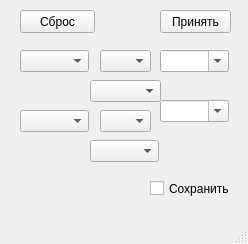
<?xml version="1.0" encoding="UTF-8"?>
<ui version="4.0">
 <class>ExtendedSearch</class>
 <widget class="QMainWindow" name="ExtendedSearch">
  <property name="geometry">
   <rect>
    <x>0</x>
    <y>0</y>
    <width>248</width>
    <height>244</height>
   </rect>
  </property>
  <property name="windowTitle">
   <string>Расширенный поиск</string>
  </property>
  <widget class="QWidget" name="centralwidget">
   <widget class="QPushButton" name="pushButton">
    <property name="geometry">
     <rect>
      <x>20</x>
      <y>10</y>
      <width>75</width>
      <height>23</height>
     </rect>
    </property>
    <property name="text">
     <string>Сброс</string>
    </property>
   </widget>
   <widget class="QComboBox" name="comboBox">
    <property name="geometry">
     <rect>
      <x>20</x>
      <y>50</y>
      <width>69</width>
      <height>22</height>
     </rect>
    </property>
   </widget>
   <widget class="QComboBox" name="comboBox_2">
    <property name="geometry">
     <rect>
      <x>100</x>
      <y>50</y>
      <width>51</width>
      <height>22</height>
     </rect>
    </property>
   </widget>
   <widget class="QComboBox" name="comboBox_3">
    <property name="geometry">
     <rect>
      <x>160</x>
      <y>50</y>
      <width>69</width>
      <height>22</height>
     </rect>
    </property>
    <property name="editable">
     <bool>true</bool>
    </property>
   </widget>
   <widget class="QComboBox" name="comboBox_6">
    <property name="geometry">
     <rect>
      <x>100</x>
      <y>110</y>
      <width>51</width>
      <height>22</height>
     </rect>
    </property>
   </widget>
   <widget class="QComboBox" name="comboBox_7">
    <property name="geometry">
     <rect>
      <x>160</x>
      <y>100</y>
      <width>69</width>
      <height>22</height>
     </rect>
    </property>
    <property name="editable">
     <bool>true</bool>
    </property>
   </widget>
   <widget class="QComboBox" name="comboBox_5">
    <property name="geometry">
     <rect>
      <x>20</x>
      <y>110</y>
      <width>69</width>
      <height>22</height>
     </rect>
    </property>
   </widget>
   <widget class="QComboBox" name="comboBox_4">
    <property name="geometry">
     <rect>
      <x>90</x>
      <y>80</y>
      <width>71</width>
      <height>22</height>
     </rect>
    </property>
   </widget>
   <widget class="QPushButton" name="pushButton_2">
    <property name="geometry">
     <rect>
      <x>160</x>
      <y>10</y>
      <width>71</width>
      <height>23</height>
     </rect>
    </property>
    <property name="text">
     <string>Принять</string>
    </property>
   </widget>
   <widget class="QCheckBox" name="checkBox">
    <property name="geometry">
     <rect>
      <x>150</x>
      <y>180</y>
      <width>81</width>
      <height>17</height>
     </rect>
    </property>
    <property name="text">
     <string>Сохранить</string>
    </property>
   </widget>
   <widget class="QComboBox" name="comboBox_8">
    <property name="geometry">
     <rect>
      <x>90</x>
      <y>140</y>
      <width>69</width>
      <height>22</height>
     </rect>
    </property>
   </widget>
  </widget>
  <widget class="QMenuBar" name="menubar">
   <property name="geometry">
    <rect>
     <x>0</x>
     <y>0</y>
     <width>248</width>
     <height>21</height>
    </rect>
   </property>
  </widget>
  <widget class="QStatusBar" name="statusbar"/>
 </widget>
 <resources/>
 <connections/>
</ui>
